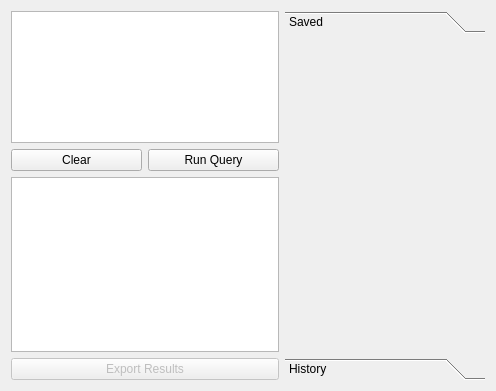
<?xml version="1.0" encoding="UTF-8"?>
<ui version="4.0">
 <class>QueryWidget</class>
 <widget class="QWidget" name="QueryWidget">
  <property name="geometry">
   <rect>
    <x>0</x>
    <y>0</y>
    <width>496</width>
    <height>391</height>
   </rect>
  </property>
  <property name="windowTitle">
   <string>Form</string>
  </property>
  <layout class="QGridLayout" name="gridLayout_2">
   <item row="0" column="0">
    <layout class="QGridLayout" name="gridLayout">
     <item row="1" column="0">
      <layout class="QHBoxLayout" name="horizontalLayout">
       <item>
        <widget class="QPushButton" name="clearButton">
         <property name="text">
          <string>Clear</string>
         </property>
         <property name="icon">
          <iconset theme="edit-clear">
           <normaloff/>
          </iconset>
         </property>
        </widget>
       </item>
       <item>
        <widget class="QPushButton" name="runButton">
         <property name="text">
          <string>Run Query</string>
         </property>
         <property name="icon">
          <iconset theme="dialog-ok-apply"/>
         </property>
        </widget>
       </item>
      </layout>
     </item>
     <item row="0" column="0">
      <widget class="QTextEdit" name="queryEdit">
       <property name="maximumSize">
        <size>
         <width>16777215</width>
         <height>150</height>
        </size>
       </property>
      </widget>
     </item>
     <item row="2" column="0">
      <widget class="QTableView" name="resultTableView"/>
     </item>
     <item row="3" column="0">
      <widget class="QPushButton" name="exportButton">
       <property name="enabled">
        <bool>false</bool>
       </property>
       <property name="text">
        <string>Export Results</string>
       </property>
       <property name="icon">
        <iconset theme="document-export"/>
       </property>
      </widget>
     </item>
    </layout>
   </item>
   <item row="0" column="1">
    <widget class="QToolBox" name="toolBox">
     <property name="sizePolicy">
      <sizepolicy hsizetype="Expanding" vsizetype="Preferred">
       <horstretch>0</horstretch>
       <verstretch>0</verstretch>
      </sizepolicy>
     </property>
     <property name="maximumSize">
      <size>
       <width>200</width>
       <height>16777215</height>
      </size>
     </property>
     <property name="frameShape">
      <enum>QFrame::NoFrame</enum>
     </property>
     <property name="frameShadow">
      <enum>QFrame::Plain</enum>
     </property>
     <property name="lineWidth">
      <number>1</number>
     </property>
     <property name="currentIndex">
      <number>0</number>
     </property>
     <property name="tabSpacing">
      <number>0</number>
     </property>
     <widget class="SavedQueryWidget" name="savedQueryWidget">
      <property name="geometry">
       <rect>
        <x>0</x>
        <y>0</y>
        <width>200</width>
        <height>329</height>
       </rect>
      </property>
      <attribute name="label">
       <string>Saved</string>
      </attribute>
     </widget>
     <widget class="QueryHistoryWidget" name="queryHistoryWidget">
      <property name="geometry">
       <rect>
        <x>0</x>
        <y>0</y>
        <width>200</width>
        <height>329</height>
       </rect>
      </property>
      <attribute name="label">
       <string>History</string>
      </attribute>
     </widget>
    </widget>
   </item>
  </layout>
 </widget>
 <customwidgets>
  <customwidget>
   <class>QueryHistoryWidget</class>
   <extends>QWidget</extends>
   <header>QueryHistoryWidget.h</header>
   <container>1</container>
  </customwidget>
  <customwidget>
   <class>SavedQueryWidget</class>
   <extends>QWidget</extends>
   <header>SavedQueryWidget.h</header>
   <container>1</container>
  </customwidget>
 </customwidgets>
 <resources/>
 <connections/>
</ui>
